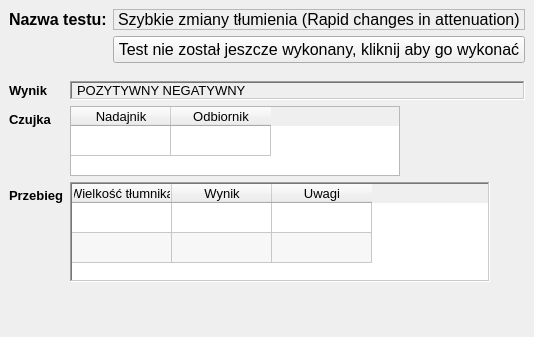
        <widget class="QWidget" name="pSzybkieZmianyTlumienia">
         <property name="font">
          <font>
           <family>Arial</family>
           <pointsize>10</pointsize>
          </font>
         </property>
         <property name="styleSheet">
          <string notr="true"/>
         </property>
         <layout class="QVBoxLayout" name="verticalLayoutpSzybkieZmianyTlumienia">
          <property name="spacing">
           <number>0</number>
          </property>
          <property name="leftMargin">
           <number>0</number>
          </property>
          <property name="topMargin">
           <number>0</number>
          </property>
          <property name="rightMargin">
           <number>0</number>
          </property>
          <property name="bottomMargin">
           <number>0</number>
          </property>
          <item>
           <widget class="QWidget" name="szybkieZmianyTlumieniaWidget" native="true">
            <property name="sizePolicy">
             <sizepolicy hsizetype="Preferred" vsizetype="Minimum">
              <horstretch>0</horstretch>
              <verstretch>0</verstretch>
             </sizepolicy>
            </property>
            <property name="minimumSize">
             <size>
              <width>0</width>
              <height>70</height>
             </size>
            </property>
            <property name="maximumSize">
             <size>
              <width>16777215</width>
              <height>80</height>
             </size>
            </property>
            <property name="font">
             <font>
              <family>Arial</family>
              <pointsize>12</pointsize>
             </font>
            </property>
            <layout class="QFormLayout" name="formLayoutszybkieZmianyTlumieniaWidget">
             <property name="labelAlignment">
              <set>Qt::AlignLeading|Qt::AlignLeft|Qt::AlignTop</set>
             </property>
             <item row="0" column="0">
              <widget class="QLabel" name="eSzybkieZmianyTlumienianazwaTestu">
               <property name="font">
                <font>
                 <family>Arial</family>
                 <pointsize>12</pointsize>
                 <bold>true</bold>
                </font>
               </property>
               <property name="text">
                <string>Nazwa testu:</string>
               </property>
              </widget>
             </item>
             <item row="0" column="1">
              <widget class="QLabel" name="szybkieZmianyTlumienianazwaTestu">
               <property name="maximumSize">
                <size>
                 <width>16777215</width>
                 <height>35</height>
                </size>
               </property>
               <property name="frameShape">
                <enum>QFrame::StyledPanel</enum>
               </property>
               <property name="text">
                <string>Szybkie zmiany tłumienia (Rapid changes in attenuation)</string>
               </property>
              </widget>
             </item>
             <item row="1" column="1">
              <widget class="QPushButton" name="pbSzybkieZmianyTlumienia">
               <property name="text">
                <string>Test nie został jeszcze wykonany, kliknij aby go wykonać</string>
               </property>
              </widget>
             </item>
            </layout>
           </widget>
          </item>
          <item>
           <widget class="QWidget" name="szybkieZmianyTlumieniaWyniki" native="true">
            <layout class="QFormLayout" name="formLayoutszybkieZmianyTlumieniaWyniki">
             <item row="0" column="0">
              <widget class="QLabel" name="etSzybkieZmianyTlumieniaResult">
               <property name="font">
                <font>
                 <family>Arial</family>
                 <pointsize>10</pointsize>
                 <bold>true</bold>
                </font>
               </property>
               <property name="text">
                <string>Wynik</string>
               </property>
              </widget>
             </item>
             <item row="0" column="1">
              <widget class="QLabel" name="szybkieZmianyTlumieniaResult">
               <property name="frameShape">
                <enum>QFrame::WinPanel</enum>
               </property>
               <property name="frameShadow">
                <enum>QFrame::Sunken</enum>
               </property>
               <property name="text">
                <string>POZYTYWNY NEGATYWNY</string>
               </property>
               <property name="margin">
                <number>2</number>
               </property>
               <property name="indent">
                <number>5</number>
               </property>
              </widget>
             </item>
             <item row="1" column="0">
              <widget class="QLabel" name="etSzybkieZmianyTlumieniaCzujka">
               <property name="font">
                <font>
                 <family>Arial</family>
                 <pointsize>10</pointsize>
                 <bold>true</bold>
                </font>
               </property>
               <property name="text">
                <string>Czujka</string>
               </property>
              </widget>
             </item>
             <item row="1" column="1">
              <widget class="QTableWidget" name="szybkieZmianyTlumieniatableCzujka">
               <property name="minimumSize">
                <size>
                 <width>309</width>
                 <height>70</height>
                </size>
               </property>
               <property name="maximumSize">
                <size>
                 <width>330</width>
                 <height>70</height>
                </size>
               </property>
               <property name="editTriggers">
                <set>QAbstractItemView::NoEditTriggers</set>
               </property>
               <attribute name="verticalHeaderVisible">
                <bool>false</bool>
               </attribute>
               <row>
                <property name="text">
                 <string>1</string>
                </property>
               </row>
               <column>
                <property name="text">
                 <string>Nadajnik</string>
                </property>
               </column>
               <column>
                <property name="text">
                 <string>Odbiornik</string>
                </property>
               </column>
              </widget>
             </item>
             <item row="2" column="0">
              <widget class="QLabel" name="etSzybkieZmianyTlumieniaPrzebieg">
               <property name="font">
                <font>
                 <family>Arial</family>
                 <pointsize>10</pointsize>
                 <bold>true</bold>
                </font>
               </property>
               <property name="text">
                <string>Przebieg</string>
               </property>
              </widget>
             </item>
             <item row="2" column="1">
              <widget class="QTableWidget" name="szybkieZmianyTlumieniaTablePrzebieg">
               <property name="minimumSize">
                <size>
                 <width>420</width>
                 <height>100</height>
                </size>
               </property>
               <property name="maximumSize">
                <size>
                 <width>420</width>
                 <height>100</height>
                </size>
               </property>
               <property name="font">
                <font>
                 <family>Arial</family>
                 <pointsize>10</pointsize>
                </font>
               </property>
               <property name="frameShape">
                <enum>QFrame::WinPanel</enum>
               </property>
               <property name="sizeAdjustPolicy">
                <enum>QAbstractScrollArea::AdjustToContents</enum>
               </property>
               <property name="autoScroll">
                <bool>false</bool>
               </property>
               <property name="editTriggers">
                <set>QAbstractItemView::NoEditTriggers</set>
               </property>
               <property name="tabKeyNavigation">
                <bool>false</bool>
               </property>
               <property name="showDropIndicator" stdset="0">
                <bool>false</bool>
               </property>
               <property name="dragDropOverwriteMode">
                <bool>false</bool>
               </property>
               <property name="alternatingRowColors">
                <bool>true</bool>
               </property>
               <property name="selectionMode">
                <enum>QAbstractItemView::NoSelection</enum>
               </property>
               <property name="wordWrap">
                <bool>false</bool>
               </property>
               <property name="cornerButtonEnabled">
                <bool>false</bool>
               </property>
               <attribute name="horizontalHeaderCascadingSectionResizes">
                <bool>true</bool>
               </attribute>
               <attribute name="horizontalHeaderMinimumSectionSize">
                <number>50</number>
               </attribute>
               <attribute name="verticalHeaderVisible">
                <bool>false</bool>
               </attribute>
               <attribute name="verticalHeaderCascadingSectionResizes">
                <bool>true</bool>
               </attribute>
               <attribute name="verticalHeaderShowSortIndicator" stdset="0">
                <bool>false</bool>
               </attribute>
               <attribute name="verticalHeaderStretchLastSection">
                <bool>false</bool>
               </attribute>
               <row>
                <property name="text">
                 <string>1</string>
                </property>
               </row>
               <row>
                <property name="text">
                 <string>2</string>
                </property>
               </row>
               <column>
                <property name="text">
                 <string>Wielkość tłumnika</string>
                </property>
               </column>
               <column>
                <property name="text">
                 <string>Wynik</string>
                </property>
               </column>
               <column>
                <property name="text">
                 <string>Uwagi</string>
                </property>
               </column>
              </widget>
             </item>
             <item row="3" column="1">
              <spacer name="verticalSpacerSzybkieZmianyTlumienia">
               <property name="orientation">
                <enum>Qt::Vertical</enum>
               </property>
               <property name="sizeHint" stdset="0">
                <size>
                 <width>20</width>
                 <height>40</height>
                </size>
               </property>
              </spacer>
             </item>
            </layout>
           </widget>
          </item>
         </layout>
        </widget>
